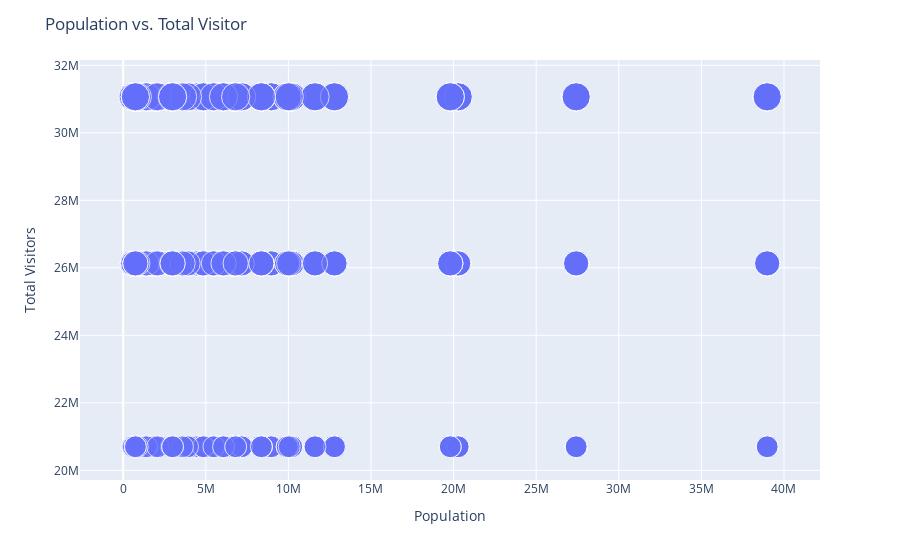

The notebook cell this image was saved under:
### Code cell
fig = px.scatter(Spring, x="Population", y="Total Visitors", hover_data=["State Code"], size="Month" )
fig.update_layout(title='Population vs. Total Visitor')

### Figure 1 — Plotly figure (JSON) as saved in the notebook; plotly's stock layout.template omitted (floating-point values rounded to 4 significant figures; data arrays with more than 128 entries replaced by an {"elided": "..."} marker saying what was removed)
{"data": [{"customdata": {"elided": "933x1 str values"}, "hoverlabel": {"namelength": 0}, "hovertemplate": "Population=%{x}<br>Total Visitors=%{y}<br>Month=%{marker.size}<br>State Code=%{customdata[0]}", "legendgroup": "", "marker": {"color": "#636efa", "size": {"elided": "933 int values"}, "sizemode": "area", "sizeref": 0.0125, "symbol": "circle"}, "mode": "markers", "name": "", "showlegend": false, "type": "scatter", "x": {"elided": "933 int values"}, "xaxis": "x", "y": {"elided": "933 int values"}, "yaxis": "y"}], "layout": {"legend": {"itemsizing": "constant", "tracegroupgap": 0}, "margin": {"t": 60}, "title": {"text": "Population vs. Total Visitor"}, "xaxis": {"anchor": "y", "domain": [0, 1], "title": {"text": "Population"}}, "yaxis": {"anchor": "x", "domain": [0, 1], "title": {"text": "Total Visitors"}}}}
